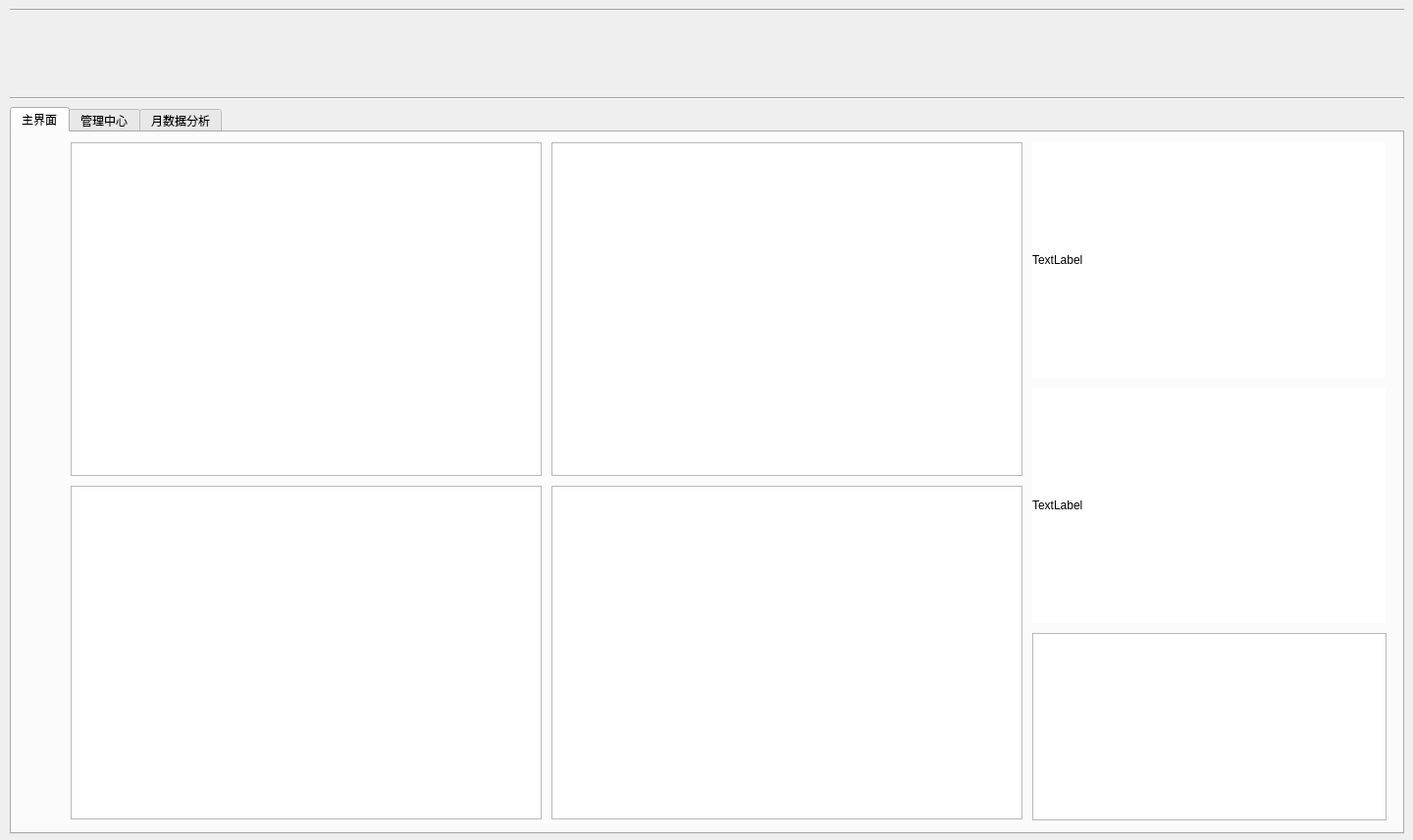
<?xml version="1.0" encoding="UTF-8"?>
<ui version="4.0">
 <class>Form</class>
 <widget class="QWidget" name="Form">
  <property name="geometry">
   <rect>
    <x>0</x>
    <y>0</y>
    <width>1440</width>
    <height>856</height>
   </rect>
  </property>
  <property name="windowTitle">
   <string>Form</string>
  </property>
  <widget class="QTabWidget" name="tabWidget">
   <property name="geometry">
    <rect>
     <x>10</x>
     <y>109</y>
     <width>1421</width>
     <height>741</height>
    </rect>
   </property>
   <property name="currentIndex">
    <number>0</number>
   </property>
   <widget class="QWidget" name="tab">
    <attribute name="title">
     <string>主界面</string>
    </attribute>
    <widget class="QGraphicsView" name="graphicsView_MT">
     <property name="geometry">
      <rect>
       <x>60</x>
       <y>10</y>
       <width>480</width>
       <height>340</height>
      </rect>
     </property>
    </widget>
    <widget class="QGraphicsView" name="graphicsView_OEE">
     <property name="geometry">
      <rect>
       <x>550</x>
       <y>10</y>
       <width>480</width>
       <height>340</height>
      </rect>
     </property>
    </widget>
    <widget class="QGraphicsView" name="graphicsView_Loss">
     <property name="geometry">
      <rect>
       <x>60</x>
       <y>360</y>
       <width>480</width>
       <height>340</height>
      </rect>
     </property>
    </widget>
    <widget class="QGraphicsView" name="graphicsView_Pie">
     <property name="geometry">
      <rect>
       <x>550</x>
       <y>360</y>
       <width>480</width>
       <height>340</height>
      </rect>
     </property>
    </widget>
    <widget class="QLabel" name="label_2">
     <property name="geometry">
      <rect>
       <x>1040</x>
       <y>260</y>
       <width>360</width>
       <height>240</height>
      </rect>
     </property>
     <property name="styleSheet">
      <string notr="true">background-color: rgb(255, 255, 255);</string>
     </property>
     <property name="text">
      <string>TextLabel</string>
     </property>
    </widget>
    <widget class="QLabel" name="label">
     <property name="geometry">
      <rect>
       <x>1040</x>
       <y>10</y>
       <width>360</width>
       <height>240</height>
      </rect>
     </property>
     <property name="styleSheet">
      <string notr="true">background-color: rgb(255, 255, 255);</string>
     </property>
     <property name="text">
      <string>TextLabel</string>
     </property>
    </widget>
    <widget class="QTextBrowser" name="textBrowser">
     <property name="geometry">
      <rect>
       <x>1040</x>
       <y>510</y>
       <width>361</width>
       <height>191</height>
      </rect>
     </property>
    </widget>
   </widget>
   <widget class="QWidget" name="tab_2">
    <attribute name="title">
     <string>管理中心</string>
    </attribute>
   </widget>
   <widget class="QWidget" name="tab_3">
    <attribute name="title">
     <string>月数据分析</string>
    </attribute>
   </widget>
  </widget>
  <widget class="Line" name="line">
   <property name="geometry">
    <rect>
     <x>10</x>
     <y>0</y>
     <width>1421</width>
     <height>20</height>
    </rect>
   </property>
   <property name="styleSheet">
    <string notr="true"/>
   </property>
   <property name="orientation">
    <enum>Qt::Horizontal</enum>
   </property>
  </widget>
  <widget class="Line" name="line_2">
   <property name="geometry">
    <rect>
     <x>10</x>
     <y>90</y>
     <width>1421</width>
     <height>20</height>
    </rect>
   </property>
   <property name="orientation">
    <enum>Qt::Horizontal</enum>
   </property>
  </widget>
 </widget>
 <resources/>
 <connections/>
</ui>
